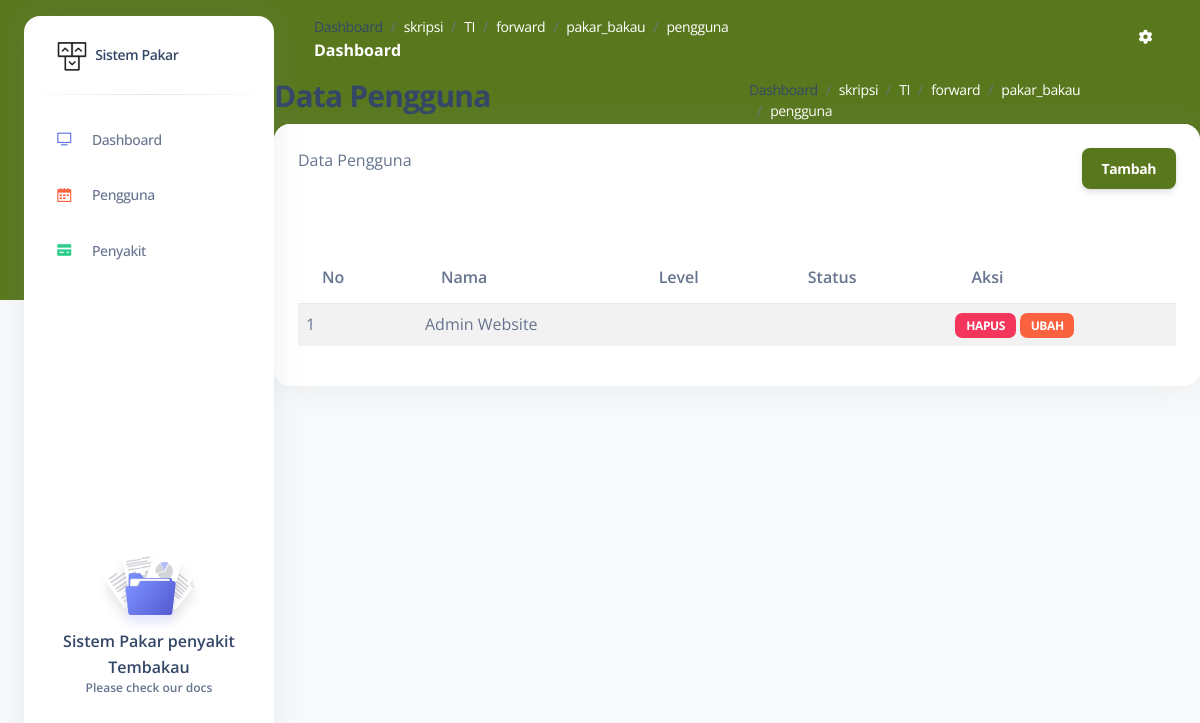
The app's page /index.php/pengguna, older data.
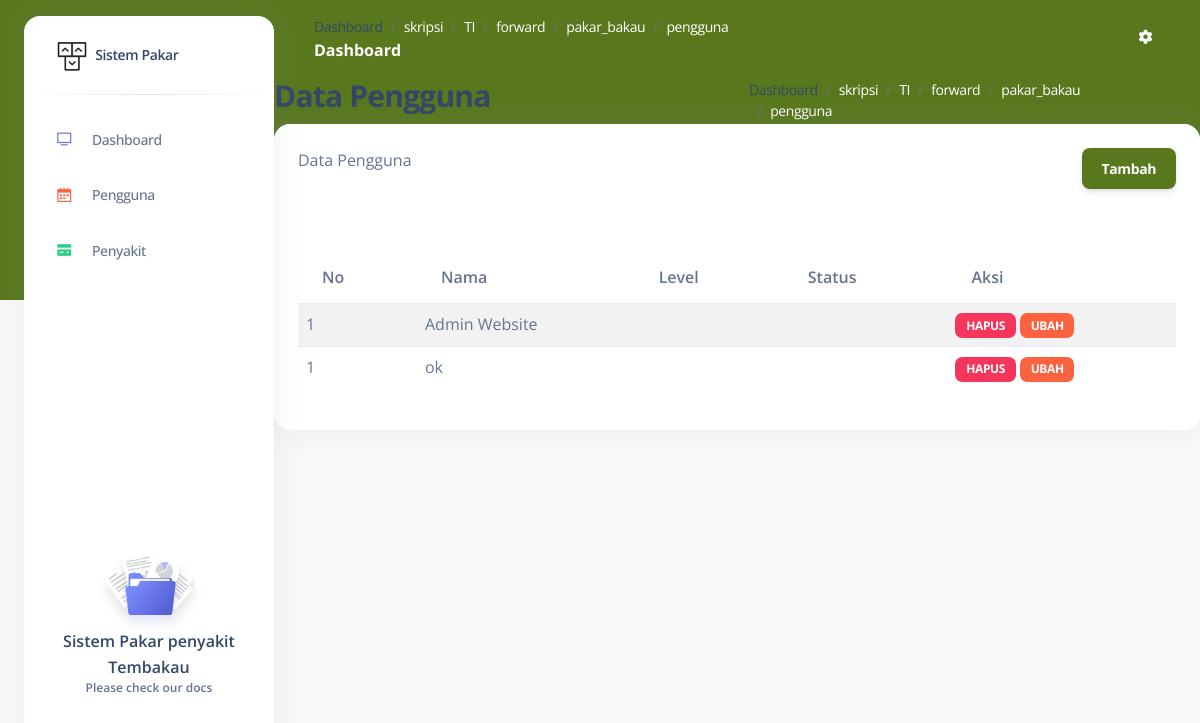
The same page, newer data.
### tables this page shows
CREATE TABLE `pengguna` (
  `id` int NOT NULL,
  `nama` varchar(40) NOT NULL,
  `username` varchar(30) NOT NULL,
  `password` varchar(35) NOT NULL
);

### application/helpers/response_helper.php (called while the page is built, shortened)
<?php
class Response_helper
{
	public static function part($file)
	{
		include str_replace("system", "application/views/", BASEPATH) . "part/$file.php";
	}
}

### application/controllers/Pengguna.php (called while the page is built, shortened)
<?php
class Pengguna extends CI_Controller {
	function __construct()
  	{
		$this->low = "pengguna";
		$this->cap = "Pengguna";
		$this->load->helper("Response_helper");
		$this->load->helper("Input_helper");
    }
    public function index(){
		$data['title'] = "Data $this->cap";
		$data['content'] = "$this->low/index";
		$data['data'] = $this->db->get("$this->low")->result_array();
        $this->load->view('backend/index',$data);
    }
}

### index.php (called while the page is built, shortened)
<?php
require_once BASEPATH.'core/CodeIgniter.php';

### application/views/backend/layout/content.php (called while the page is built)
<?php
include str_replace("system", "application/views/backend/content", BASEPATH)."/$content.php";
 ?>

### application/views/backend/content/pengguna/index.php (the view, shortened to what this page needs)
<div class="page-heading">
    <div class="page-title">
        <div class="row">
            <div class="col-12 col-md-6 order-md-1 order-last">
                <h3><?= $title ?></h3>
            </div>
            <div class="col-12 col-md-6 order-md-2 order-first">
            </div>
        </div>
    </div>
    <section class="section">
        <div class="card">
            <div class="card-header">
                <?= $title ?>
                <div class="float-end">
                  <a href="<?= base_url($this->low.'/add') ?>"><button class="btn btn-primary">Tambah</button></a>
                </div>
            </div>
            <div class="card-body">
                <table class="table table-striped" id="table1">
                    <thead>
                        <tr>
                          <th>No</th>
                          <th>Nama</th>
                          <th>Level</th>
                          <th>Status</th>
                          <th>Aksi</th>
                        </tr>
                    </thead>
                    <tbody>
                    <?php
                    $no = 1;
                    foreach ($data as $d) {
                    ?>
                        <tr>
                          <td><?= $no ?></td>
                          <td><?= $d['nama'] ?></td>
                          <td><?= LEVEL[$d['level']] ?></td>
                          <td><?= STATUS_PENGGUNA[$d['status']] ?></td>
                          <td>
                              <a href="<?= base_url($this->low.'/delete/'.$d['id']) ?>" class="delete"><span class="badge bg-danger">Hapus</span></a>
                              <a href="<?= base_url($this->low.'/edit/'.$d['id']) ?>"><span class="badge bg-warning">Ubah</span></a>
                          </td>
                        </tr>
                        <?php } ?>
                    </tbody>
                </table>
            </div>
        </div>
    </section>
</div>

### application/views/part/breadcrumb.php
<ol class="breadcrumb bg-transparent mb-0 pb-0 pt-1 px-0 me-sm-6 me-5">
    <li class="breadcrumb-item text-sm"><a href="<?=base_url()."dashboard"?>">Dashboard</a></li>
    <?php
        $var = str_replace("http://", "", base_url(uri_string()));
        $link = explode('/', $var);
        for($i = 2; $i < count($link);$i++){
    ?>
    <li class="breadcrumb-item text-sm" aria-current="page"><a href="#" class='text-white'><?=  $link[$i] ?></a></li>
    <?php } ?>
</ol>

Row changes from the older to the newer data that the page shows:
added pengguna: nama "ok"
